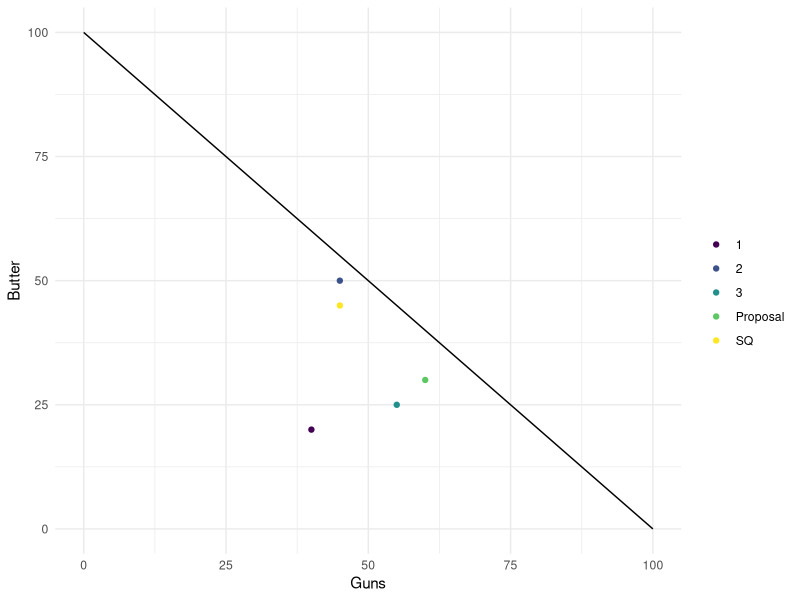
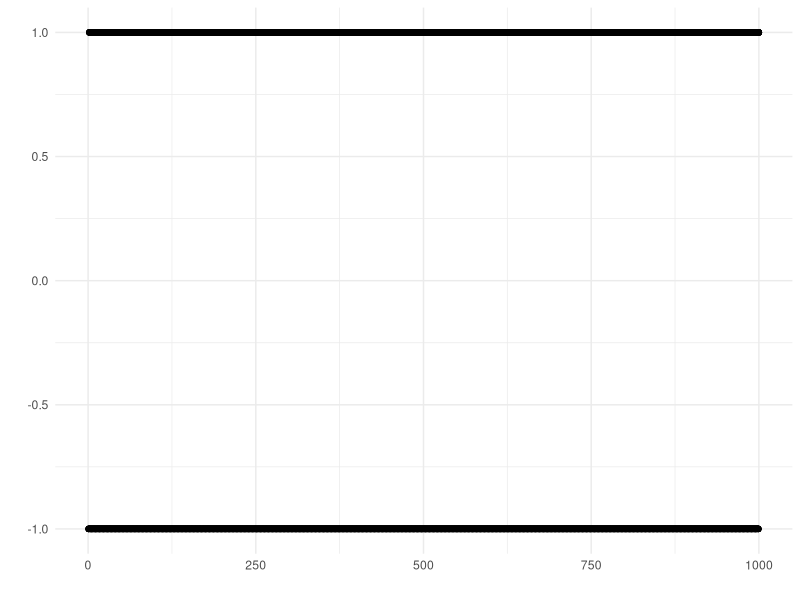

R code for these plots, in order:
## ---- chunk 1
knitr::opts_chunk$set(echo = FALSE)
## ---- chunk 2
library(ggplot2)

df = data.frame(
  party = c("SQ", "Proposal", "1","2", "3"),
  x = c(45,60, 40,45,55),
  y = c(45, 30, 20, 50, 25)
)

df2 = data.frame(x = seq(0,100,0.01), y = seq(100, 0, -0.01))
df |>
  ggplot(aes(x = x, y = y))+
  geom_point(aes(color = party)) +
  geom_line(data = df2, aes(x = x, y = y))+
  theme_minimal()+
  labs(x = "Guns",
       y = "Butter")+
  scale_color_viridis_d(name = "")
## ---- chunk 3
A = cbind(c(0,1,5), c(1,-2,-1), c(5,-1,2))
B = diag(3)
C = cbind(c(1,3),c(1,-2))
D = cbind(c(0,5,2,1), c(1,1,4,1), c(2,-1,0,0))
print("The matrix A is")
A
print("The matrix B is")
B
print("The matrix C is")
C
print("The matrix D is")
D
## ---- chunk 4
A = cbind(c(0,1,5), c(1,-2,-1), c(5,-1,2))
B = diag(3)
C = cbind(c(1,3),c(1,-2))
D = cbind(c(0,5,2,1), c(1,1,4,1), c(2,-1,0,0))
print("The transpose of A is")
t(A)
print("The transpose of B is")
t(B)
print("The transpose of C is")
t(C)
print("The transpose of D is")
t(D)
## ---- chunk 5
A = rbind(c(5,1,2), c(6,2,3))
B = rbind(c(3,4,5), c(-2,-3,6))
C = cbind(c(1,-5,-3), c(2,3,1))
D = rbind(c(2,1),c(4,3))
A
B
C
D
## ---- chunk 6
A - B
## ---- chunk 7
A + 5*B
## ---- chunk 8
3*A
## ---- chunk 9
2*B - 5*A
## ---- chunk 10
t(B) - C
## ---- chunk 11
D %*% A
## ---- chunk 12
C %*% D
## ---- chunk 13
B %*% C
## ---- chunk 14
C %*% B
## ---- chunk 15
A = cbind(c(4,6), c(2,3))
B = cbind(c(1,3), c(4,2))
A
B
## ---- chunk 16
solve(B)

## ---- chunk 17
D = cbind(c(1,3), c(2,4))
E = cbind(c(3,6), c(1,2))
g = cbind(c(2,3,1))
h = rbind(c(1,2,3))
print("D")
D
print("E")
E
print("g")
g
print("h")
h
## ---- chunk 18
d = data.frame(x = 1:1000,
               y = c(rep(c(-1,1),5000)))
d |>
  ggplot(aes(x,y))+
  geom_point()+
  theme_minimal()+
  labs(x = "",
       y = "")
## ---- chunk 19
set.seed(123)
pop = rnorm(100000, mean = 72, 4)
small = sample(pop, size = 100, replace = F)
large = sample(pop, size = 1000, replace = F)
print(paste0("Mean of small: ", mean(small)))
print(paste0("Mean of large: ", mean(large)))
print(paste0("SD of small: ", sd(small)))
print(paste0("SD of large: ", sd(large)))
print(paste0("Min of small: ", min(small)))
print(paste0("Min of large: ",min(large)))
print(paste0("Max of small: ", max(small)))
print(paste0("Max of large: ",max(large)))
## ---- chunk 20
standardize = function(v){
  sdv = sqrt((1/length(v))*sum((v-mean(v))^2))
  return((v-mean(v))/sdv)
}

r = function(y, x){
  xs = standardize(x)
  ys = standardize(y)
  round(mean(xs*ys),2)
}

x = 1:7
y = list(c(6,7,5,4,3,1,2), c(2,1,4,3,7,5,6), 7:1)
lapply(y, r, y = x)
## ---- chunk 21
r(c(1,2,2,3), c(1,1,2,2))
r(c(1,1,2,2), c(2,3,1,2))
## ---- chunk 22
rms = function(y, yp){
  e = y - yp
  print(e)
  return(sqrt(mean((yp - y)^2)))
}
y = c(57,63,43,51,49)
yp = c(64,62,40,52,45)

rms(y, yp)
## ---- chunk 23
std = function(x){
  t = (x - mean(x))^2
  return(sqrt(mean(t)))
}

shortcut = function(x){
  if(mean(x %in% c(0,1)) == 1){
    return((max(x) - min(x))*sqrt((sum(x)/length(x))*(1- sum(x)/length(x))))
  }
  return((max(x) - min(x)) * sqrt((1/max(x))*(1 - (1/max(x)))))
}

same = function(x){
  return(std(x) == shortcut(x))
}

## The four lists of numbers
l = list(c(7,7,7,7,-2,-2),
         c(0,0,0,0,5),
         c(0,0,1),
         c(2,2,3,4,4,4))
lapply(X = l, FUN =same)
